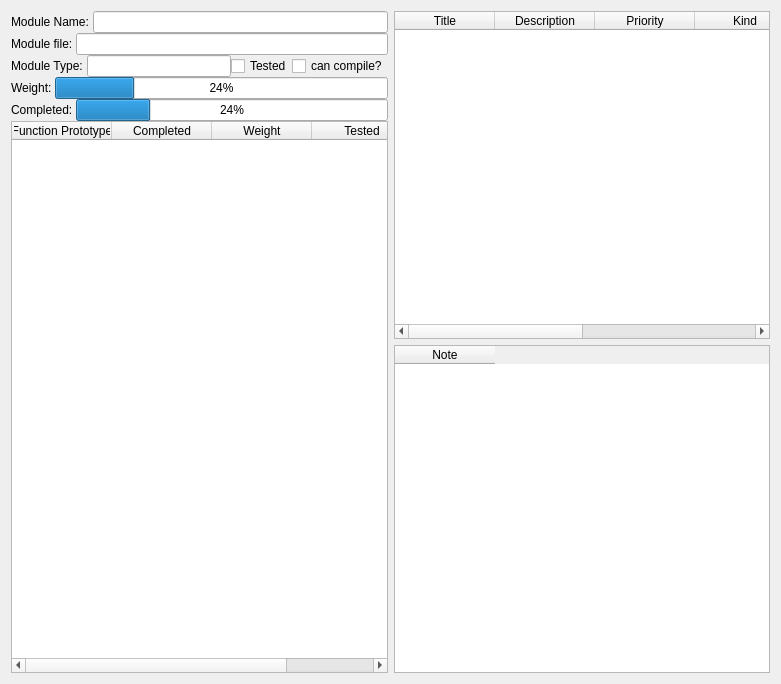
<?xml version="1.0" encoding="UTF-8"?>
<ui version="4.0">
 <class>GUIModule</class>
 <widget class="QWidget" name="GUIModule">
  <property name="geometry">
   <rect>
    <x>0</x>
    <y>0</y>
    <width>781</width>
    <height>684</height>
   </rect>
  </property>
  <property name="windowTitle">
   <string>Module</string>
  </property>
  <layout class="QVBoxLayout" name="verticalLayout_3">
   <item>
    <layout class="QHBoxLayout" name="horizontalLayout_6">
     <item>
      <layout class="QVBoxLayout" name="verticalLayout">
       <property name="spacing">
        <number>0</number>
       </property>
       <property name="sizeConstraint">
        <enum>QLayout::SetMinimumSize</enum>
       </property>
       <property name="leftMargin">
        <number>0</number>
       </property>
       <item>
        <layout class="QHBoxLayout" name="horizontalLayout">
         <item>
          <widget class="QLabel" name="label">
           <property name="text">
            <string>Module Name: </string>
           </property>
          </widget>
         </item>
         <item>
          <widget class="QLineEdit" name="nameTxt">
           <property name="readOnly">
            <bool>true</bool>
           </property>
          </widget>
         </item>
        </layout>
       </item>
       <item>
        <layout class="QHBoxLayout" name="horizontalLayout_2">
         <item>
          <widget class="QLabel" name="label_2">
           <property name="text">
            <string>Module file: </string>
           </property>
          </widget>
         </item>
         <item>
          <widget class="QLineEdit" name="fnameTxt">
           <property name="readOnly">
            <bool>true</bool>
           </property>
          </widget>
         </item>
        </layout>
       </item>
       <item>
        <layout class="QHBoxLayout" name="horizontalLayout_3">
         <item>
          <widget class="QLabel" name="label_5">
           <property name="text">
            <string>Module Type: </string>
           </property>
          </widget>
         </item>
         <item>
          <widget class="QLineEdit" name="typeTxt">
           <property name="minimumSize">
            <size>
             <width>100</width>
             <height>0</height>
            </size>
           </property>
           <property name="readOnly">
            <bool>true</bool>
           </property>
          </widget>
         </item>
         <item>
          <widget class="QCheckBox" name="testedBox">
           <property name="text">
            <string>Tested</string>
           </property>
          </widget>
         </item>
         <item>
          <widget class="QCheckBox" name="canCompileBox">
           <property name="text">
            <string>can compile?</string>
           </property>
          </widget>
         </item>
        </layout>
       </item>
       <item>
        <layout class="QHBoxLayout" name="horizontalLayout_5">
         <item>
          <widget class="QLabel" name="label_4">
           <property name="text">
            <string>Weight: </string>
           </property>
          </widget>
         </item>
         <item>
          <widget class="QProgressBar" name="weightBar">
           <property name="value">
            <number>24</number>
           </property>
          </widget>
         </item>
        </layout>
       </item>
       <item>
        <layout class="QHBoxLayout" name="horizontalLayout_4">
         <item>
          <widget class="QLabel" name="label_3">
           <property name="text">
            <string>Completed: </string>
           </property>
          </widget>
         </item>
         <item>
          <widget class="QProgressBar" name="completedBar">
           <property name="value">
            <number>24</number>
           </property>
          </widget>
         </item>
        </layout>
       </item>
       <item>
        <widget class="QTableWidget" name="functionsTable">
         <column>
          <property name="text">
           <string>Function Prototype</string>
          </property>
         </column>
         <column>
          <property name="text">
           <string>Completed</string>
          </property>
         </column>
         <column>
          <property name="text">
           <string>Weight</string>
          </property>
         </column>
         <column>
          <property name="text">
           <string>Tested</string>
          </property>
         </column>
        </widget>
       </item>
      </layout>
     </item>
     <item>
      <layout class="QVBoxLayout" name="verticalLayout_2">
       <item>
        <widget class="QTableWidget" name="tasksTable">
         <property name="minimumSize">
          <size>
           <width>0</width>
           <height>0</height>
          </size>
         </property>
         <column>
          <property name="text">
           <string>Title</string>
          </property>
         </column>
         <column>
          <property name="text">
           <string>Description</string>
          </property>
         </column>
         <column>
          <property name="text">
           <string>Priority</string>
          </property>
         </column>
         <column>
          <property name="text">
           <string>Kind</string>
          </property>
         </column>
         <column>
          <property name="text">
           <string>States</string>
          </property>
         </column>
         <column>
          <property name="text">
           <string>Time Limit</string>
          </property>
         </column>
        </widget>
       </item>
       <item>
        <widget class="QTableWidget" name="notesTable">
         <column>
          <property name="text">
           <string>Note</string>
          </property>
         </column>
        </widget>
       </item>
      </layout>
     </item>
    </layout>
   </item>
  </layout>
 </widget>
 <resources/>
 <connections/>
</ui>
